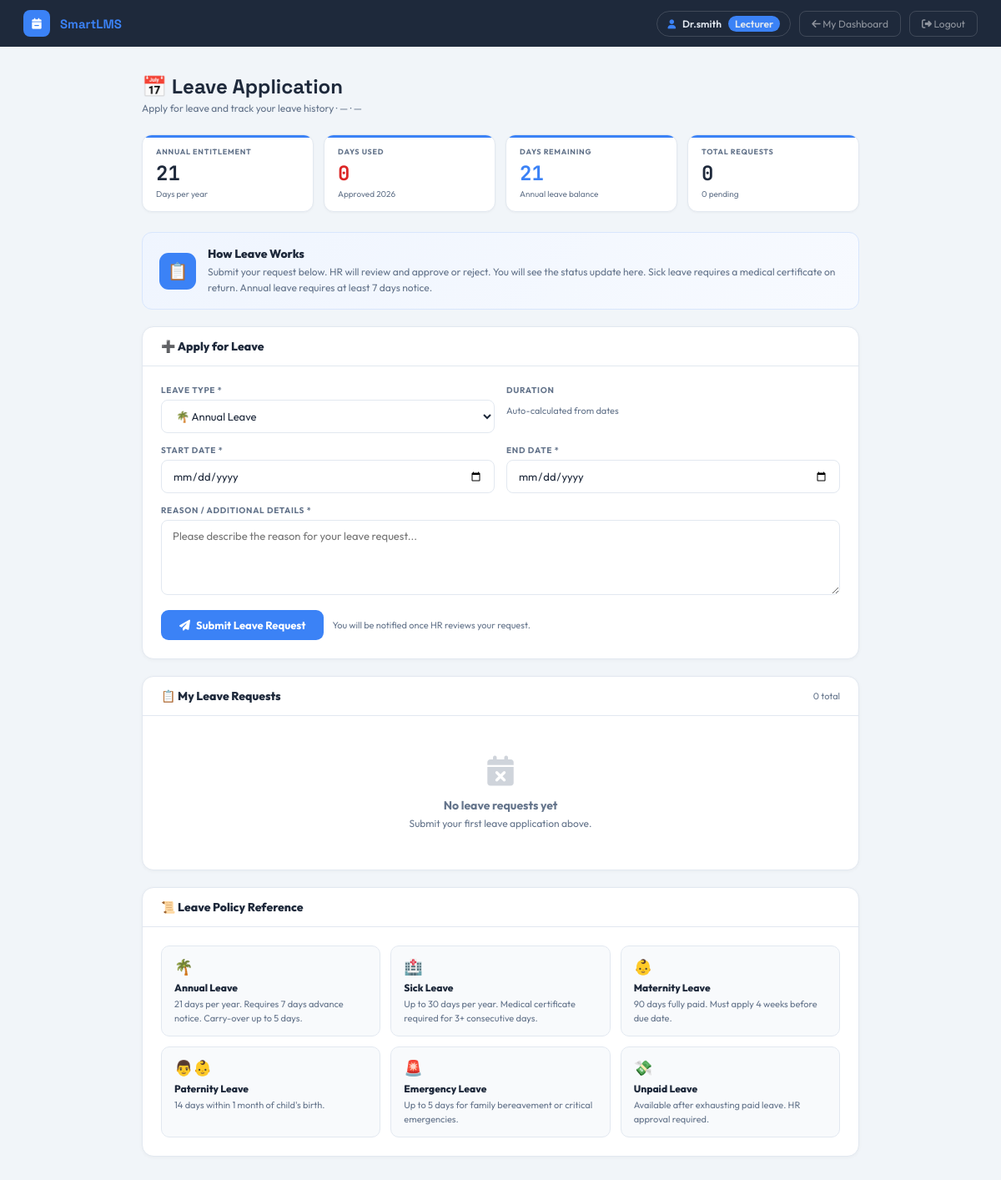
The app's page /apply_leave.php (signed in), older data.
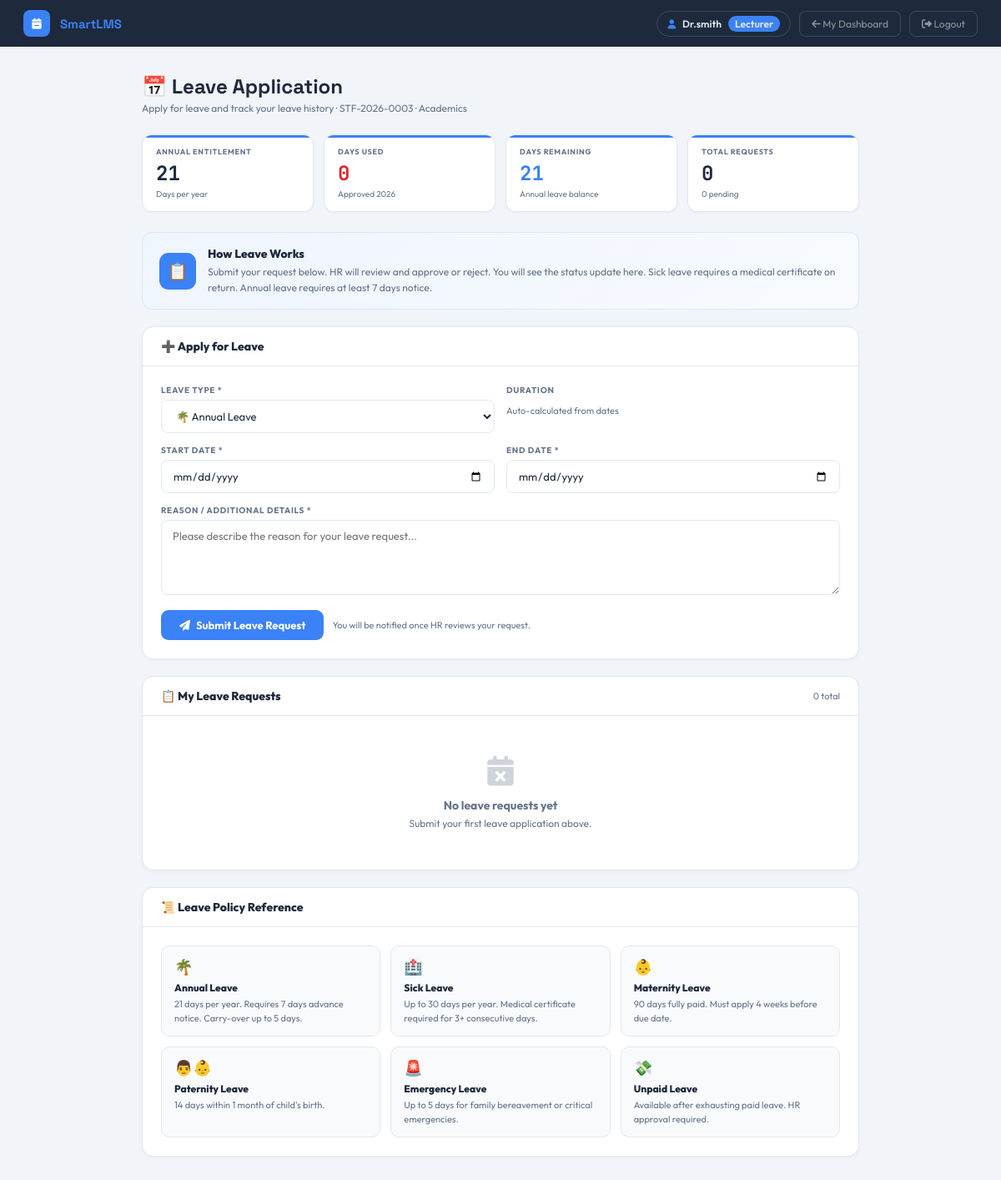
The same page, newer data.
### tables this page shows
CREATE TABLE `hr_staff` (
  `id` int(11) NOT NULL,
  `user_id` int(11) DEFAULT NULL,
  `staff_no` varchar(30) DEFAULT NULL,
  `full_name` varchar(150) NOT NULL,
  `email` varchar(150) DEFAULT NULL,
  `phone` varchar(30) DEFAULT NULL,
  `gender` enum('male','female','other') DEFAULT NULL,
  `date_of_birth` date DEFAULT NULL,
  `national_id` varchar(30) DEFAULT NULL,
  `department` varchar(100) DEFAULT NULL,
  `job_title` varchar(150) DEFAULT NULL,
  `job_type` enum('full_time','part_time','contract','intern') DEFAULT 'full_time',
  `employment_date` date DEFAULT NULL,
  `termination_date` date DEFAULT NULL,
  `status` enum('active','on_leave','terminated','suspended') DEFAULT 'active',
  `basic_salary` decimal(12,2) DEFAULT 0.00,
  `allowances` decimal(12,2) DEFAULT 0.00,
  `deductions` decimal(12,2) DEFAULT 0.00,
  `bank_name` varchar(100) DEFAULT NULL,
  `bank_account` varchar(50) DEFAULT NULL,
  `emergency_contact` varchar(150) DEFAULT NULL,
  `emergency_phone` varchar(30) DEFAULT NULL,
  `address` text DEFAULT NULL,
  `profile_notes` text DEFAULT NULL,
  `created_by` int(11) DEFAULT NULL,
  `created_at` timestamp NOT NULL DEFAULT current_timestamp(),
  `updated_at` timestamp NOT NULL DEFAULT current_timestamp() ON UPDATE current_timestamp()
);

### apply_leave.php (the view, shortened to what the changed rows need)
<?php
include 'config.php';
$role = $_SESSION['role'] ?? '';
$user_id   = intval($_SESSION['user_id']);
$user_name = $_SESSION['user_name'];
mysqli_query($conn, "CREATE TABLE IF NOT EXISTS `hr_staff` (`id` INT AUTO_INCREMENT PRIMARY KEY,`user_id` INT DEFAULT NULL,`staff_no` VARCHAR(30) DEFAULT NULL,`full_name` VARCHAR(150) NOT NULL,`email` VARCHAR(150) DEFAULT NULL,`phone` VARCHAR(30) DEFAULT NULL,`gender` ENUM('male','female','other') DEFAULT NULL,`department` VARCHAR(100) DEFAULT NULL,`job_title` VARCHAR(150) DEFAULT NULL,`job_type` ENUM('full_time','part_time','contract','intern') DEFAULT 'full_time',`employment_date` DATE DEFAULT NULL,`status` ENUM('active','on_leave','terminated','suspended') DEFAULT 'active',`basic_salary` DECIMAL(12,2) DEFAULT 0.00,`allowances` DECIMAL(12,2) DEFAULT 0.00,`deductions` DECIMAL(12,2) DEFAULT 0.00,`bank_name` VARCHAR(100) DEFAULT NULL,`bank_account` VARCHAR(50) DEFAULT NULL,`created_by` INT DEFAULT NULL,`created_at` TIMESTAMP DEFAULT CURRENT_TIMESTAMP,KEY(`user_id`)) ENGINE=InnoDB DEFAULT CHARSET=utf8mb4");
mysqli_query($conn, "CREATE TABLE IF NOT EXISTS `hr_leave_requests` (`id` INT AUTO_INCREMENT PRIMARY KEY,`staff_id` INT NOT NULL,`user_id` INT DEFAULT NULL,`leave_type` ENUM('annual','sick','maternity','paternity','emergency','unpaid','other') DEFAULT 'annual',`start_date` DATE NOT NULL,`end_date` DATE NOT NULL,`days_requested` INT NOT NULL DEFAULT 1,`reason` TEXT DEFAULT NULL,`status` ENUM('pending','approved','rejected','cancelled') DEFAULT 'pending',`reviewed_by` INT DEFAULT NULL,`review_notes` TEXT DEFAULT NULL,`reviewed_at` TIMESTAMP NULL,`created_at` TIMESTAMP DEFAULT CURRENT_TIMESTAMP,KEY(`staff_id`),KEY(`user_id`),KEY(`status`)) ENGINE=InnoDB DEFAULT CHARSET=utf8mb4");
$my_staff = mysqli_fetch_assoc(mysqli_query($conn, "SELECT * FROM hr_staff WHERE user_id=$user_id LIMIT 1"));
if (!$my_staff) {
    $u_row = mysqli_fetch_assoc(mysqli_query($conn,"SELECT email FROM users WHERE id=$user_id LIMIT 1"));
    $email = mysqli_real_escape_string($conn, $u_row['email'] ?? '');
    $fn    = mysqli_real_escape_string($conn, $user_name);
    $dept  = match($role) {
        'lecturer' => 'Academics', 'admin' => 'Administration',
        'financial_accountant' => 'Finance', 'boarding_master' => 'Student Affairs',
        'hr_manager' => 'Human Resources', default => 'General'
    };
    $jt = match($role) {
        'lecturer' => 'Lecturer', 'admin' => 'System Administrator',
        'financial_accountant' => 'Financial Accountant',
        'boarding_master' => 'Boarding Master', 'hr_manager' => 'HR Manager',
        default => ucwords(str_replace('_',' ',$role))
    };
    $cnt = mysqli_fetch_assoc(mysqli_query($conn,"SELECT COUNT(*)+1 AS c FROM hr_staff"))['c'];
    $sno = 'STF-'.date('Y').'-'.str_pad($cnt,4,'0',STR_PAD_LEFT);
    mysqli_query($conn, "INSERT INTO hr_staff (user_id,staff_no,full_name,email,department,job_title,job_type,employment_date,status,created_by)
        VALUES ($user_id,'$sno','$fn','$email','$dept','$jt','full_time','".date('Y-m-d')."','active',$user_id)");
    $my_staff = mysqli_fetch_assoc(mysqli_query($conn,"SELECT * FROM hr_staff WHERE user_id=$user_id LIMIT 1"));
}
?>
<!DOCTYPE html>
<html lang="en">
<head>
<link rel="stylesheet" href="https://cdnjs.cloudflare.com/ajax/libs/font-awesome/6.4.0/css/all.min.css">
</head>
<body>
<div class="page">
    <div class="page-hd">
        <h1>📅 Leave Application</h1>
        <p>Apply for leave and track your leave history · <?php echo htmlspecialchars($my_staff['staff_no'] ?? '—'); ?> · <?php echo htmlspecialchars($my_staff['department'] ?? '—'); ?></p>
    </div>
</div>
</body>
</html>

Row changes from the older to the newer data that the page shows:
added hr_staff: staff_no "STF-2026-0003", department "Academics"
Text that changed along with them:
$my_staff['staff_no']: "—" → (not shown)
$my_staff['department']: "—" → (not shown)
